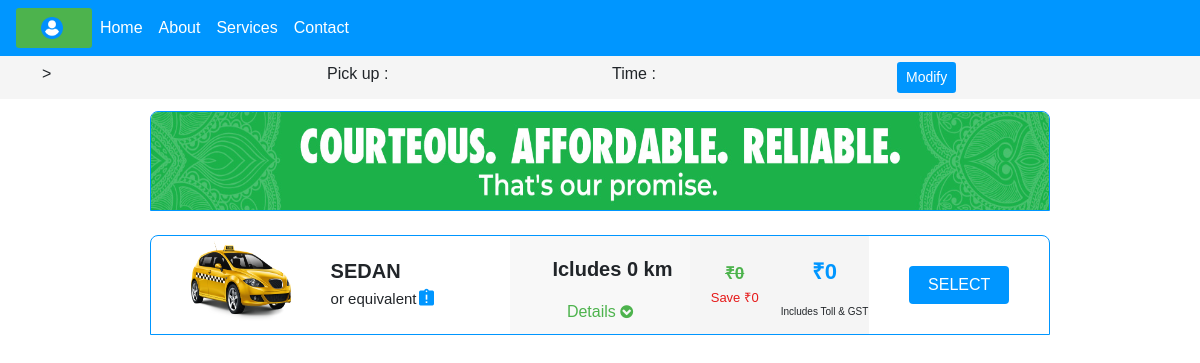
The page /selectroundtriptaxi.php on the database its author committed.
### tables this page shows
CREATE TABLE `taxidetails` (
  `taxiid` int(11) NOT NULL,
  `taxiimage` longblob DEFAULT NULL,
  `taxiname` varchar(100) DEFAULT NULL,
  `taxiabout` varchar(500) DEFAULT NULL,
  `taxirate` int(11) DEFAULT NULL,
  `taxidiscount` float DEFAULT NULL,
  `taxitriptype` varchar(100) DEFAULT NULL,
  `taxiactype` varchar(100) DEFAULT NULL,
  `taxiseats` int(10) DEFAULT NULL,
  `taxibags` int(10) DEFAULT NULL,
  `taxifacility` varchar(2000) DEFAULT NULL,
  `taximinimumkm` int(10) DEFAULT NULL,
  `taxiextrakm` int(10) DEFAULT NULL,
  `taxiextrahour` int(10) DEFAULT NULL
);

### selectroundtriptaxi.php (the view, shortened to what this page needs)
<?php
            include("database.php");
            $sourcecity=$_GET['sourcecity'];
            $destinationcity=$_GET['destinationcity'];
			$queryone="select citylatitude,citylongitude from tamilnadu where cityname='".$sourcecity."'";
			$resultone=mysqli_query($con,$queryone);
			$rowone= mysqli_fetch_assoc($resultone);
			$fromlat=$rowone['citylatitude'];
			$fromlong=$rowone['citylongitude'];
			$querytwo="select citylatitude,citylongitude from tamilnadu where cityname='".$destinationcity."'";
			$resulttwo=mysqli_query($con,$querytwo);
			$rowtwo= mysqli_fetch_assoc($resulttwo);
			$tolat=$rowtwo['citylatitude'];
			$tolong=$rowtwo['citylongitude'];
			function haversine_distance($fromlat, $fromlong, $tolat, $tolong)
			{
			  $radius = 6371;
			  $delta_lat = $tolat - $fromlat;
			  $delta_lon = $tolong - $fromlong;
			  $alpha = $delta_lat / 2;
			  $beta = $delta_lon / 2;
			  $a = sin(deg2rad($alpha)) * sin(deg2rad($alpha)) + cos(deg2rad($fromlat)) * cos(deg2rad($tolat)) * sin(deg2rad($beta)) * sin(deg2rad($beta));
			  $c = asin(min(1, sqrt($a)));
			  $distance = 2 * $radius * $c;
			  $distance = round($distance);
			  return $distance;
			}
			$distance = haversine_distance($fromlat, $fromlong, $tolat, $tolong);
?>
<html lang="en">
  <head>
	<link rel="stylesheet" href="https://cdnjs.cloudflare.com/ajax/libs/font-awesome/6.4.0/css/all.min.css" />
	<link href="https://cdn.jsdelivr.net/npm/bootstrap@5.0.2/dist/css/bootstrap.min.css" rel="stylesheet">
	<link rel="stylesheet" href="https://cdnjs.cloudflare.com/ajax/libs/font-awesome/4.7.0/css/font-awesome.min.css">
	<link rel="stylesheet" href="taxitooltip.css">
</head>
<body>
	<div>
		<?php include("topnavbarcar.php");?>
	</div>
<section class="fetchdata">
	<div class="container " >
		<div class="row ">
			<div class="col-sm-3 ">
				<?php echo $sourcecity;?> >
			</div>
			<div class="col-sm-3">
				Pick up : <?php echo $fromdate;?>
			</div>
			<div class="col-sm-3">
				Time : <?php echo $fromtime;?>
			</div>
			<div class="col-sm-3 " style="top:-5px;">
					<button type="button" class="btn btn-sm" data-toggle="modal" data-target="#exampleModal" style="background-color:#0096FF;color:white;">Modify</button>
			</div>
		</div>
	</div>
						<div class="row"><?php include("searchforms.php");?></div>
</section>
<section class="taxiscroll" >
	<div >
		<img src="banner.png" alt="" class="carselection ">
	</div>
		<?php
			include("database.php");
			$query="select taxiid,taxiimage,taxiname,taxiabout,taxirate,taxidiscount,taxitriptype,taxiactype,taxiseats,taxibags,taxifacility from taxidetails where taxitriptype='roundtrip'";
			$result= mysqli_query($con, $query);
			while($datas= mysqli_fetch_assoc($result)) {
				 $image= 'uploads/'.$datas["taxiimage"];
				 $rate=$datas['taxirate'];
				 $totalamount=round($distance*$rate*2);
				$discount=$datas['taxidiscount'];
				$totaldiscount=round($distance*$discount*2);
				$finalamount=$totalamount-$totaldiscount;
		?>
<div class="carselection carrow">
		<div class="column"><img src="<?php echo $image; ?>" alt="" class="imagefile">
		</div>
		<div class="column">
				<p class="phead"><?php echo $datas['taxiname']; ?></p>
				<p class="ptooltip"> or equivalent<i class="qtip tip-right material-icons" data-tip="<?php echo $datas['taxiabout']; ?>">&#xe85f;</i></p>
		</div>
		<div class="column distance">
				<p class="distanceshow">Icludes <?php echo $distance*2 ;?> km</p>
				<p type="button"  class="collapsed buttonn " data-toggle="collapse" data-target=".<?php echo $datas['taxiid'];?>" aria-expanded="false" aria-controls="multiCollapseExample1"> Details <span class="fa fa-chevron-circle-down" style="font-size:15px"></span></p>
		</div>
		<div class="column amount">
			<div class="columntwo">
				<p class="totalamount"><del>&#8377;<?php echo $totalamount; ?></del></p>
				<p class="totaldiscount">Save &#8377;<?php echo $totaldiscount; ?></p>
			</div>
			<div class="columntwo">
				<p class="finalamount">&#8377;<?php echo $finalamount; ?></p>
				<p class="tollgst">Includes Toll & GST</p>
			</div>
		</div>
		<div class="column">
			<form action="bookingpage.php" method="GET" id="formone">
				<input type="submit" class="btn formbutton"  value="SELECT">
			</form>
		</div>
</div>
<?php }?>
</section>
  </body>
</html>

### taxitooltip.css (style rules this page uses)
.qtip { display: inline-block; position: relative; cursor: pointer; color: #3bb4e5; box-sizing: border-box; font-style: normal; transition:all .25s ease-in-out; }
.qtip:before { content: attr(data-tip); font-size: 14px; position: absolute; background: rgba(10, 20, 30, 0.85); color: #fff; line-height: 1.2em; padding: 0.5em; font-style: normal; box-shadow: 0 1px 3px rgba(0, 0, 0, 0.3); min-width: 120px; text-align: center; opacity: 0; visibility: hidden; transition: all .3s ease-in-out; text-shadow: 1px 1px 1px rgba(0, 0, 0, 0.5); font-family: sans-serif; letter-spacing: 0; font-weight: 600 }
.qtip:after { width: 0; height: 0; border-style: solid; content: ''; position: absolute; opacity: 0; visibility: hidden; transition: all .3s ease-in-out }
.qtip.tip-right:before { right: 0; top: 50%; transform: translate(calc(100% + 8px), -50%); box-sizing: border-box; border-radius: 3px; }
.qtip.tip-right:after { border-width: 8px 8px 8px 0; border-color: transparent rgba(10, 20, 30, 0.85) transparent transparent; right: -8px; top: 50%; transform: translate(0, -50%); }

### selectroundtriptaxi.php (style rules this page uses)
@media only screen and (min-device-width : 600px) { * { box-sizing: border-box; font-family: 'Poppins', sans-serif; } }
@media only screen and (min-device-width : 600px) { .carselection { border:1px solid #0096FF; border-top-left-radius:8px; border-top-right-radius:8px; height:100px; text-align:center; width:75%; margin:1% 12.5% 1% 12.5%; } }
@media only screen and (min-device-width : 600px) { .carrow { display:flex; } }
@media only screen and (min-device-width : 600px) { .column { width:20%; } }
@media only screen and (min-device-width : 600px) { .imagefile { width:100px; height:90px; padding:5px 0px; } }
@media only screen and (min-device-width : 600px) { .fetchdata { background-color:#F5F5F5; width:100%; padding:0.5% 0 0.5% 0; } }
@media only screen and (min-device-width : 600px) { .distance { background-color:#F8F8F8; } }
@media only screen and (min-device-width : 600px) { .amount { background-color:#F5F5F5; display:flex; } }
@media only screen and (min-device-width : 600px) { .columntwo { width:50%; } }
@media only screen and (min-device-width : 600px) { .phead { font-size:20px; font-weight:bold; margin-top:20px; text-align:left; } }
@media only screen and (min-device-width : 600px) { .ptooltip { font-size:15px; margin-top:-14px; text-align:left; display:flex; } }
@media only screen and (min-device-width : 600px) { .qtip { font-size:20px; color:#0096FF; } }
@media only screen and (min-device-width : 600px) { .totalamount { color: #4db34d; font-size:17px; font-weight:700; margin-top:25px; } }
@media only screen and (min-device-width : 600px) { .totaldiscount { color:#e61919; font-size:13px; margin-top:-15px; } }
@media only screen and (min-device-width : 600px) { .finalamount { font-weight:bold; font-size:22px; color:#0096FF; margin-top:19px; } }
@media only screen and (min-device-width : 600px) { .distanceshow { margin-top:18px; font-weight:bold; font-size:20px; margin-left:25px; } }
@media only screen and (min-device-width : 600px) { .formbutton { width:100px; margin-top:30px; color:white; background-color:#0096FF; } }
@media only screen and (min-device-width : 600px) { .taxiscroll { overflow-y:scroll; height:80%; } }
@media only screen and (min-device-width : 600px) { .buttonn { margin-top:7px; color:#4db34d; } }
@media only screen and (min-device-width : 600px) { .tollgst { font-size:10px; } }

### searchforms.php (style rules this page uses)
@media only screen and (min-device-width :600px) { * { box-sizing: border-box; } }

### rows shown on the page
taxidetails: taxiimage (picture), taxiname "SEDAN", taxirate "0", taxidiscount "0", finalamount "0"
